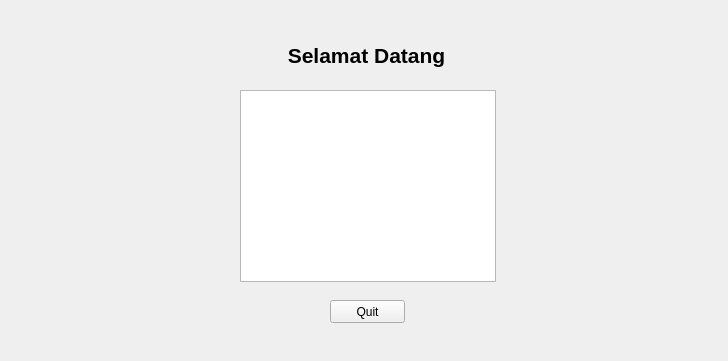
<?xml version="1.0" encoding="UTF-8"?>
<ui version="4.0">
 <class>Client</class>
 <widget class="QWidget" name="Client">
  <property name="geometry">
   <rect>
    <x>0</x>
    <y>0</y>
    <width>728</width>
    <height>361</height>
   </rect>
  </property>
  <property name="windowTitle">
   <string>Form</string>
  </property>
  <widget class="QListWidget" name="listWidget">
   <property name="geometry">
    <rect>
     <x>240</x>
     <y>90</y>
     <width>256</width>
     <height>192</height>
    </rect>
   </property>
  </widget>
  <widget class="QLabel" name="label">
   <property name="geometry">
    <rect>
     <x>246</x>
     <y>40</y>
     <width>241</width>
     <height>31</height>
    </rect>
   </property>
   <property name="font">
    <font>
     <pointsize>16</pointsize>
     <weight>75</weight>
     <bold>true</bold>
    </font>
   </property>
   <property name="text">
    <string>Selamat Datang</string>
   </property>
   <property name="alignment">
    <set>Qt::AlignCenter</set>
   </property>
  </widget>
  <widget class="QPushButton" name="quitButton">
   <property name="geometry">
    <rect>
     <x>330</x>
     <y>300</y>
     <width>75</width>
     <height>23</height>
    </rect>
   </property>
   <property name="text">
    <string>Quit</string>
   </property>
  </widget>
 </widget>
 <resources/>
 <connections/>
</ui>
